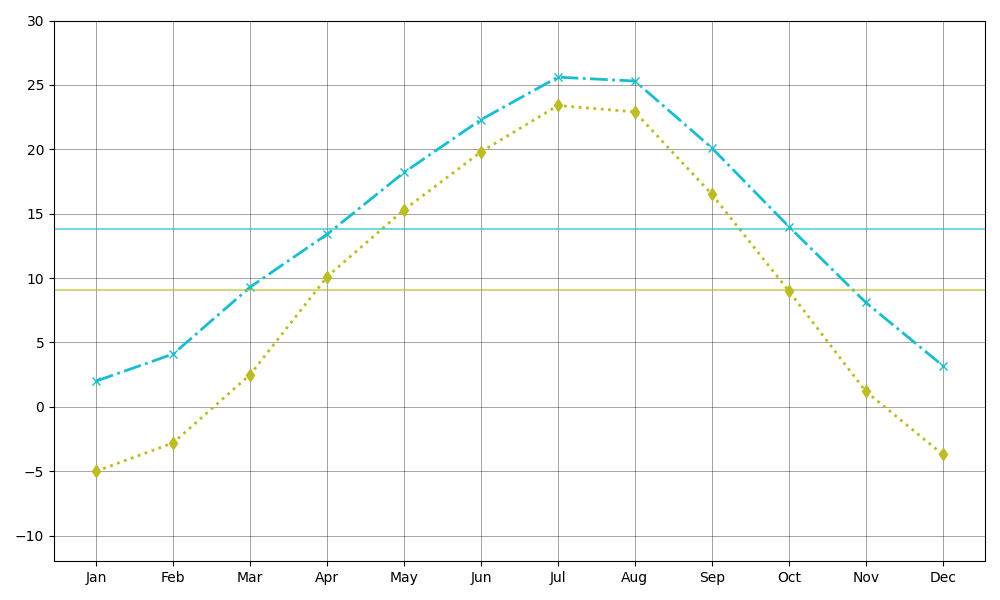

This chart was generated by the following Python code:
import matplotlib.pyplot as plt
import numpy as np

months = np.array(['Jan', 'Feb', 'Mar', 'Apr', 'May', 'Jun', 'Jul', 'Aug', 'Sep', 'Oct', 'Nov', 'Dec'])
city_a_temps = np.array([2.0, 4.1, 9.3, 13.4, 18.2, 22.3, 25.6, 25.3, 20.1, 14.0, 8.1, 3.2])
city_b_temps = np.array([-5.0, -2.8, 2.5, 10.1, 15.3, 19.8, 23.4, 22.9, 16.5, 9.0, 1.2, -3.7])

avg_city_a = np.mean(city_a_temps)
avg_city_b = np.mean(city_b_temps)

fig, ax = plt.subplots(figsize=(10, 6))

ax.plot(months, city_a_temps, marker='x', color='#17becf', linestyle='-.', linewidth=2)
ax.plot(months, city_b_temps, marker='d', color='#bcbd22', linestyle=':', linewidth=2)

ax.axhline(y=avg_city_a, color='#17becf', linestyle='-', linewidth=1.5, alpha=0.6)
ax.axhline(y=avg_city_b, color='#bcbd22', linestyle='-', linewidth=1.5, alpha=0.6)

ax.grid(visible=True, which='both', linestyle='-', linewidth=0.5, color='black', alpha=0.5)
ax.set_xticks(months)
ax.set_yticks(np.arange(-10, 31, 5))
ax.set_ylim(-12, 30)

plt.tight_layout()
plt.show()
